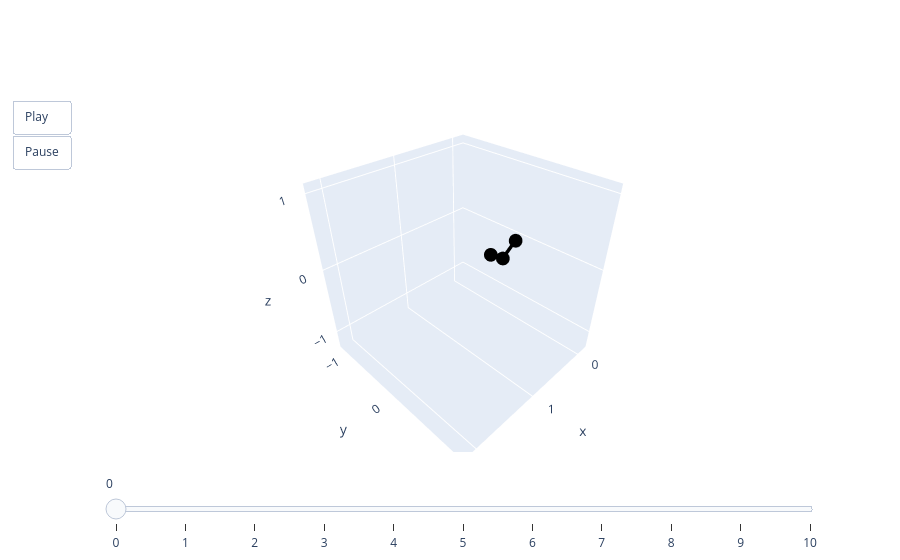

This figure's notebook cell:
### Code cell
animate(valid.qs)

### Figure 1 — Plotly figure (JSON) as saved in the notebook; plotly's stock layout.template omitted (floating-point values rounded to 4 significant figures)
{"data": [{"line": {"color": "black", "width": 7}, "mode": "lines+markers", "type": "scatter3d", "x": [0, 0.25, 0.5], "y": [0, 3.617e-12, 0], "z": [0, -0.1699, 0]}], "layout": {"scene": {"aspectmode": "cube", "xaxis": {"autorange": false, "range": [-0.2, 2.2]}, "yaxis": {"autorange": false, "range": [-1.2, 1.2]}, "zaxis": {"autorange": false, "range": [-1.285, 1.115]}}, "sliders": [{"steps": [{"args": [["0"], {"frame": {"duration": 0, "redraw": true}, "mode": "immediate"}], "label": "0", "method": "animate"}, {"args": [["1"], {"frame": {"duration": 0, "redraw": true}, "mode": "immediate"}], "label": "1", "method": "animate"}, {"args": [["2"], {"frame": {"duration": 0, "redraw": true}, "mode": "immediate"}], "label": "2", "method": "animate"}, {"args": [["3"], {"frame": {"duration": 0, "redraw": true}, "mode": "immediate"}], "label": "3", "method": "animate"}, {"args": [["4"], {"frame": {"duration": 0, "redraw": true}, "mode": "immediate"}], "label": "4", "method": "animate"}, {"args": [["5"], {"frame": {"duration": 0, "redraw": true}, "mode": "immediate"}], "label": "5", "method": "animate"}, {"args": [["6"], {"frame": {"duration": 0, "redraw": true}, "mode": "immediate"}], "label": "6", "method": "animate"}, {"args": [["7"], {"frame": {"duration": 0, "redraw": true}, "mode": "immediate"}], "label": "7", "method": "animate"}, {"args": [["8"], {"frame": {"duration": 0, "redraw": true}, "mode": "immediate"}], "label": "8", "method": "animate"}, {"args": [["9"], {"frame": {"duration": 0, "redraw": true}, "mode": "immediate"}], "label": "9", "method": "animate"}, {"args": [["10"], {"frame": {"duration": 0, "redraw": true}, "mode": "immediate"}], "label": "10", "method": "animate"}]}], "updatemenus": [{"buttons": [{"args": [null, {"frame": {"duration": 50, "redraw": true}, "fromcurrent": true}], "label": "Play", "method": "animate"}, {"args": [[null], {"frame": {"duration": 0, "redraw": true}, "mode": "immediate"}], "label": "Pause", "method": "animate"}], "showactive": false, "type": "buttons"}]}}
